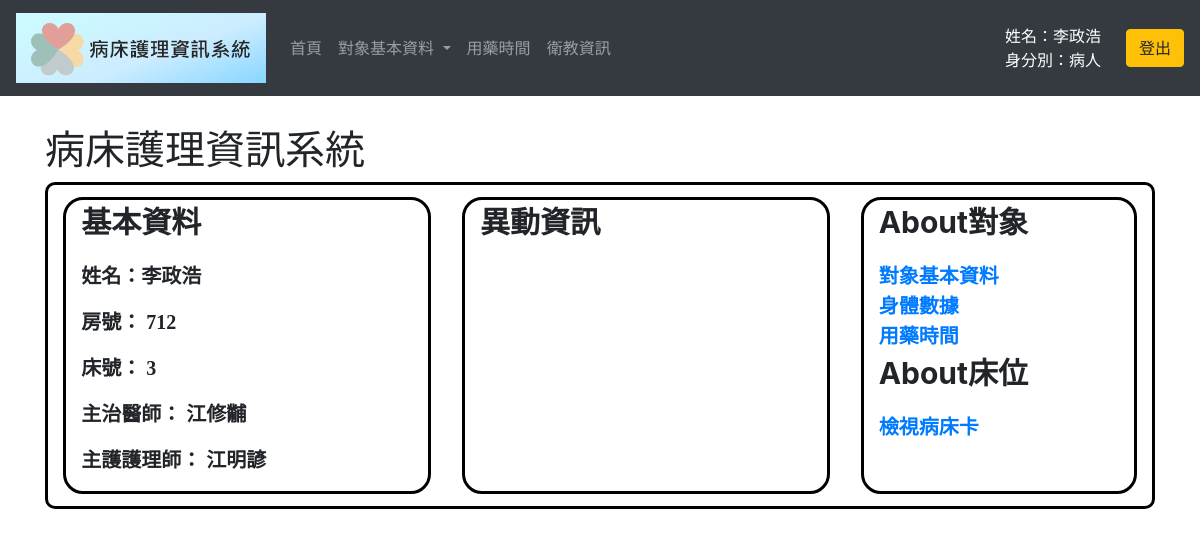
Page /patient_main.php (signed in) on the committed database.
### tables this page shows
CREATE TABLE `patient_admission_info` (
  `id_number` varchar(255) NOT NULL,
  `ward_no` int(11) DEFAULT NULL,
  `r1` varchar(255) DEFAULT NULL,
  `bed_no` int(11) DEFAULT NULL,
  `r2` varchar(255) DEFAULT NULL,
  `phone_no` varchar(255) DEFAULT NULL,
  `r3` varchar(255) DEFAULT NULL,
  `address` varchar(255) DEFAULT NULL,
  `r4` varchar(255) DEFAULT NULL,
  `emergency_contact` varchar(255) DEFAULT NULL,
  `r5` varchar(255) DEFAULT NULL,
  `emergency_contact_no` varchar(255) DEFAULT NULL,
  `r6` varchar(255) DEFAULT NULL,
  `hospitalization_date` varchar(255) DEFAULT NULL,
  `r7` varchar(255) DEFAULT NULL,
  `observation_time` varchar(255) DEFAULT NULL,
  `r8` varchar(255) DEFAULT NULL,
  `attending_physician` varchar(255) DEFAULT NULL,
  `r9` varchar(255) DEFAULT NULL,
  `nurse` varchar(255) DEFAULT NULL,
  `r10` varchar(255) DEFAULT NULL,
  `current_condition` varchar(255) DEFAULT NULL,
  `r11` varchar(255) DEFAULT NULL,
  `transaction_info` varchar(255) DEFAULT NULL
);

### patient_main.php (the view, shortened to what this page needs)
<?php
  $conn = new PDO("mysql:host=localhost;dbname=access_test", "root", "");
?>
<!DOCTYPE html>
<html lang="en">
<head>
  <link rel="stylesheet" href="https://cdn.jsdelivr.net/npm/bootstrap@4.6.1/dist/css/bootstrap.min.css">
</head>
<body>
  <nav class="navbar navbar-expand-sm bg-dark navbar-dark static-top" style="margin-bottom: 30px;">
    <a class="navbar-brand" href="patient_main.php">
      <img src="./images/topic.png" alt="logo" style="width:250px;">
    </a>
    <ul class="navbar-nav mr-auto">
          <li class="nav-item">
              <a class="nav-link" href="patient_main.php">首頁</a>
          </li>
          <li class="nav-item dropdown">
              <a class="nav-link dropdown-toggle" href="#" id="navbardrop" data-toggle="dropdown">
                  對象基本資料
              </a>
          </li>
          <li class="nav-item">
        <a class="nav-link" href="patient_med_time.php">用藥時間</a>
      </li>
      <li class="nav-item">
        <a class="nav-link" href="patient_health_education.php">衛教資訊</a>
      </li>
      </ul>
      <div style="margin-right:10px ;text-align:right; color:white;" class="col-xs-12 col-md-2">
        <?php
          $name = $_SESSION["name"];
          $identity = $_SESSION["identity"];
          echo "姓名：" . $name . "<br>身分別：" . $identity ;
        ?>
      </div>
      <form  id="login" method="POST" action="logout.php">
        <input class="btn btn-warning" type="submit" value="登出">
      </form>
  </nav>
  <h1 class="container">病床護理資訊系統</h1>
  <div class="container">
    <div class="row" style="margin:auto; border: 3px solid black;  border-radius: 10px; ">
      <div class="col-xs-12 col-md-4" style="margin:12px auto ;border: 3px solid black;  border-radius: 20px;">
        <p id="subtitle">基本資料</p>
        <p id="info">姓名：<?php echo $_SESSION['name'] ; ?> </p>
        <p id="info">房號：
        <?php
          $stmt = $conn ->prepare("SELECT ward_no FROM patient_admission_info WHERE id_number='".$_SESSION['id_number']."'");
          $stmt-> execute();
          $result =  $stmt->fetchAll()[0][0];
          echo $result;
        ?>
        </p>
        <p id="info">床號：
        <?php
          $stmt = $conn ->prepare("SELECT bed_no FROM patient_admission_info WHERE id_number='".$_SESSION['id_number']."'");
          $stmt-> execute();
          $result =  $stmt->fetchAll()[0][0];
          echo $result;
        ?>
        </p>
        <p id="info">主治醫師：
        <?php
          $stmt = $conn ->prepare("SELECT attending_physician FROM patient_admission_info WHERE id_number='".$_SESSION['id_number']."'");
          $stmt-> execute();
          $result =  $stmt->fetchAll()[0][0];
          echo $result;
        ?>
        </p>
        <p id="info">主護護理師：
        <?php
          $stmt = $conn ->prepare("SELECT nurse FROM patient_admission_info WHERE id_number='".$_SESSION['id_number']."'");
          $stmt-> execute();
          $result =  $stmt->fetchAll()[0][0];
          echo $result;
        ?>
        </p>
      </div>
      <div class="col-xs-12 col-md-4" style="margin:12px auto ;border: 3px solid black;  border-radius: 20px;">
        <p id="subtitle">異動資訊</p>
      </div>
      <div class="col-xs-12 col-md-3" style="margin:12px auto ;border: 3px solid black;  border-radius: 20px;">
        <p id="subtitle">About對象</p>
        <a id="info" href="patient_info.php">對象基本資料</a><br>
        <a id="info" href="patient_bodydata2.php">身體數據</a><br>
        <a id="info" href="patient_med_time.php">用藥時間</a>
        <p id="subtitle">About床位</p>
        <a id="info" href="patient_bed_card.php">檢視病床卡</a><br>
      </div>
    </div>
  </div>
</body>
</html>

### patient_main.php (style rules this page uses)
#subtitle { font-size: 30px; font-weight:bold; }
#info { font-size: 20px; font-family:微軟正黑體; font-weight:bold; text-align:left; }

### rows in the picture
patient_admission_info: ward_no "712", bed_no "3", attending_physician "江修黼", nurse "江明諺"

### other values in the picture
$name "李政浩"
$identity "病人"
$_SESSION['name'] "李政浩"
